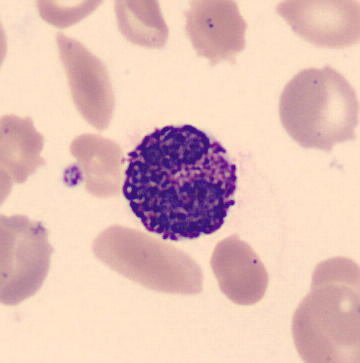
#> input picture images/archive/bloodcells_dataset/basophil/BA_10387.jpg, 360 x 363 px; its folder holds only this picture in this run
$ jupyter execute --allow-errors clustering.ipynb
#> lines starting #> are read from the running program, lines starting #| are printed output that depends on the picture
# Clustering

## Something small that works

[cell 1]
import os

from skimage import io, transform
from sklearn.feature_extraction.image import extract_patches_2d

dataDir = 'images/archive/bloodcells_dataset'

patchSize = (2, 2)
targetSize = (100, 100)

# Listen zum Speichern aller Patches und zugehöriger Labels
allPatches = []
imgPatches = []

for label, subDir in enumerate(os.listdir(dataDir)):
    subDirPath = os.path.join(dataDir, subDir)

    for imgFileName in os.listdir(subDirPath):
        imgPath = os.path.join(subDirPath, imgFileName)
        # Lade das Bild
        img = io.imread(imgPath)
#> img is the input picture: shape (363, 360, 3); mean R, G, B 226.8, 191.4, 183.5
        # Skaliere das Bild auf 100x100
        img = transform.resize(img, targetSize)
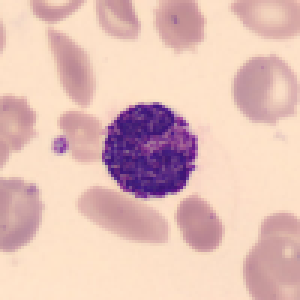
#> img: shape (100, 100, 3) float64 (shown 3 times larger); mean R, G, B 0.89, 0.751, 0.719
        # Extrahiere Patches aus dem skalierten Bild
        imgPatches = extract_patches_2d(img, patchSize, max_patches=50, random_state=0)
#> pass 2 of the loop `for label, subDir in enumerate(os.listdir(dataDir)):`:
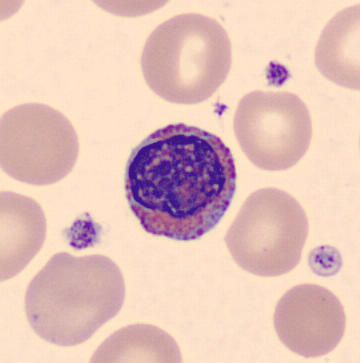
#> input picture images/archive/bloodcells_dataset/eosinophil/EO_103957.jpg, 360 x 363 px
#> img is the input picture: shape (363, 360, 3); mean R, G, B 228.4, 194.9, 186.7
#> `img = transform.resize(img, targetSize)`:
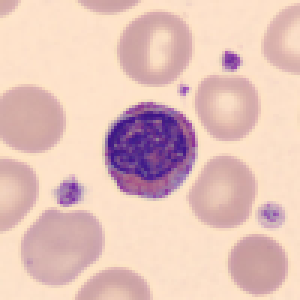
#> img: shape (100, 100, 3) float64 (shown 3 times larger); mean R, G, B 0.896, 0.764, 0.732

def convert_patches(patches):
    # In 2D-Array konvertieren
    patches = patches.reshape(-1, patches.shape[1] * patches.shape[2])
#> patches = 150 rows, first 6: [0.309, 0.154, 0.517, 0.345], [0.169, 0.549, 0.35, 0.165], [0.553, 0.301, 0.13, 0.538], [0.993, 0.883, 0.796, 0.995], [0.885, 0.791, 0.997, 0.887], [0.796, 0.994, 0.884, 0.792]

    return patches

allPatches = convert_patches(imgPatches)
#> allPatches has the same summary as patches in convert_patches

[cell 2]
from sklearn.cluster import AgglomerativeClustering
from sklearn.metrics import silhouette_score

# Erstelle das Modell
model = AgglomerativeClustering(n_clusters=8)

# Trainiere das Modell
model.fit(allPatches)

# Hole die Cluster-Labels ab
labels = model.labels_

# Berechne den Silhouette-Score
silhouette_score = silhouette_score(allPatches, labels)
#> silhouette_score = 0.638

# Drucke den Silhouette-Score aus
print(f"Silhouette-Score: {silhouette_score:.2f}")
#| Silhouette-Score: 0.64

[cell 3]
from sklearn.metrics import pairwise_distances

# Definiere die Variable train_patches
train_patches = allPatches[:int(0.75 * len(allPatches))]
#> train_patches = 112 rows, first 6: [0.309, 0.154, 0.517, 0.345], [0.169, 0.549, 0.35, 0.165], [0.553, 0.301, 0.13, 0.538], [0.993, 0.883, 0.796, 0.995], [0.885, 0.791, 0.997, 0.887], [0.796, 0.994, 0.884, 0.792]

# Initialisiere das Array, um die Silhouette-Scores zu speichern
silhouette_scores = []

#> (the rest of this cell did not finish here and is left out)

## Testing ground

[cell 4]
# Bilder einlesen und Informationen speichern

import os
from skimage import io, transform

dataDir = 'images/archive/bloodcells_dataset'

filepaths = []
labels = []
images = []

# Gehe durch die Unterordner im dataDir
for subdir in os.listdir(dataDir):
    subdir_path = os.path.join(dataDir, subdir)
    # Gehe durch die Dateien im Unterordner
    for filename in os.listdir(subdir_path):
        filepath = os.path.join(subdir_path, filename)
        # File info and label
        filepaths.append(filepath)
        labels.append(subdir)
        # Lade das Bild
        img = io.imread(filepath)
        images.append(img)
#> pass 2 of the loop `for subdir in os.listdir(dataDir):`:

[cell 5]
# Dataframe für organisation und konvertierung

import pandas as pd

df_cells = df = pd.DataFrame({'filepaths': filepaths, 'labels': labels, 'images': images})
#> df_cells = table of 2 rows and 3 columns; df = table of 2 rows and 3 columns

[cell 6]
# Extract features or perform other image processing tasks
# For example, you can use scikit-image's transform module to resize the images
rescaled_images = [transform.rescale(img, 0.3, mode="reflect", anti_aliasing=False) for img in images]
#> rescaled_images = 2 items
df['scaled_images_30'] = rescaled_images

# Perform additional processing or analysis as needed
# For example, you might want to display the original and rescaled images
import matplotlib.pyplot as plt

# Display original and rescaled images side by side for the first few images
num_images_to_display = 3
#> (the rest of this cell did not finish here and is left out)
